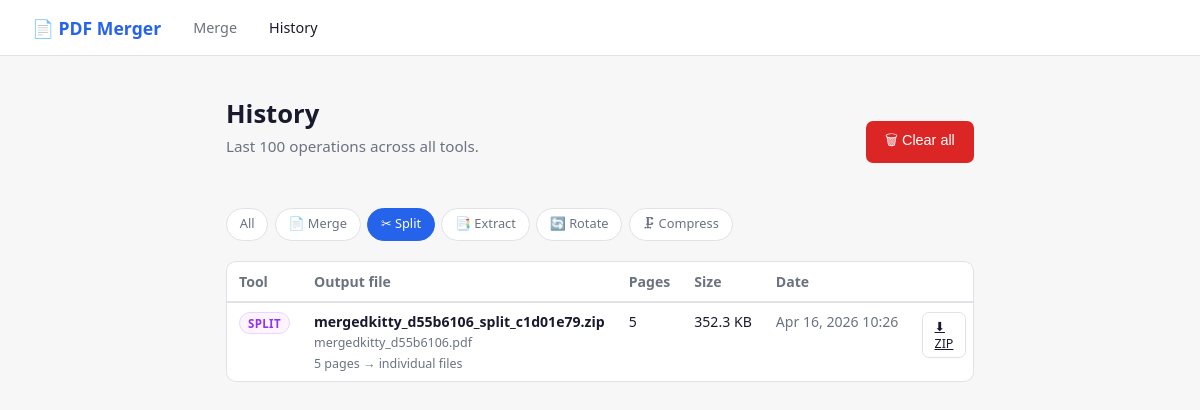
The page /history/?tool=split on the database its author committed.
### merger/models.py (models this page shows, shortened)
class Job(models.Model):
    tool            = models.CharField(max_length=20, choices=TOOL_CHOICES)
    output_filename = models.CharField(max_length=255)
    input_files     = models.TextField()          # comma-separated original names
    total_pages     = models.PositiveIntegerField(default=0)
    file_size_kb    = models.FloatField(default=0)
    output_path     = models.CharField(max_length=500)
    extra_info      = models.CharField(max_length=255, blank=True)  # e.g. "pages 5-10", "90°"
    created_at      = models.DateTimeField(auto_now_add=True)
    class Meta:
        ordering = ['-created_at']

### merger/views.py (the view)
# urls.py: path('history/',               views.history,       name='history'),
def history(request):
    tool = request.GET.get('tool', '')
    jobs = Job.objects.all()
    if tool:
        jobs = jobs.filter(tool=tool)
    jobs = jobs[:100]
    return render(request, 'merger/history.html', {'jobs': jobs, 'active_tool': tool})

### merger/templates/merger/history.html (shortened to what this page needs)
{% extends 'merger/base.html' %}
{% block content %}
<div class="top-row">
  <div>
    <h1>History</h1>
    <p class="subtitle">Last 100 operations across all tools.</p>
  </div>
  {% if jobs %}
  <form method="post" action="{% url 'clear_history' %}" onsubmit="return confirm('Delete all history and files?')">
    <button type="submit" class="btn btn-danger">🗑 Clear all</button>
  </form>
  {% endif %}
</div>
<div class="filter-row" style="margin-bottom:1.25rem">
  <a href="/history/" class="filter-btn {% if not active_tool %}active{% endif %}">All</a>
  <a href="/history/?tool=merge"    class="filter-btn {% if active_tool == 'merge'    %}active{% endif %}">📄 Merge</a>
  <a href="/history/?tool=split"    class="filter-btn {% if active_tool == 'split'    %}active{% endif %}">✂ Split</a>
  <a href="/history/?tool=extract"  class="filter-btn {% if active_tool == 'extract'  %}active{% endif %}">📑 Extract</a>
  <a href="/history/?tool=rotate"   class="filter-btn {% if active_tool == 'rotate'   %}active{% endif %}">🔄 Rotate</a>
  <a href="/history/?tool=compress" class="filter-btn {% if active_tool == 'compress' %}active{% endif %}">🗜 Compress</a>
</div>
<div class="card" style="padding:0;overflow:hidden">
{% if jobs %}
<table>
  <thead>
    <tr>
      <th>Tool</th>
      <th>Output file</th>
      <th>Pages</th>
      <th>Size</th>
      <th>Date</th>
      <th></th>
    </tr>
  </thead>
  <tbody>
  {% for job in jobs %}
    <tr>
      <td><span class="badge badge-{{ job.tool }}">{{ job.get_tool_display }}</span></td>
      <td>
        <strong>{{ job.output_filename }}</strong>
        <div class="sub">{{ job.input_files }}</div>
        {% if job.extra_info %}<div class="sub">{{ job.extra_info }}</div>{% endif %}
      </td>
      <td>{{ job.total_pages }}</td>
      <td style="white-space:nowrap">{{ job.file_size_kb }} KB</td>
      <td style="white-space:nowrap;color:var(--muted)">{{ job.created_at|date:"M d, Y H:i" }}</td>
      <td>
        {% if job.tool == 'split' %}
          <a href="{% url 'download_zip' job.pk %}" class="btn btn-ghost" style="padding:.3rem .7rem;font-size:.78rem">⬇ ZIP</a>
        {% else %}
          <a href="{% url 'download' job.pk %}" class="btn btn-ghost" style="padding:.3rem .7rem;font-size:.78rem">⬇ PDF</a>
        {% endif %}
      </td>
    </tr>
  {% endfor %}
  </tbody>
</table>
{% else %}
  <div class="empty">No operations yet. <a href="/">Try a tool →</a></div>
{% endif %}
</div>
{% endblock %}

### merger/templates/merger/base.html (style rules this page uses)
*, *::before, *::after { box-sizing: border-box; margin: 0; padding: 0; }
:root { --bg: #f7f7f8; --card: #ffffff; --border: #e2e2e6; --accent: #2563eb; --accent2: #1d4ed8; --danger: #dc2626; --success: #16a34a; --text: #1a1a2e; --muted: #6b7280; --radius: 10px; }
body { font-family: system-ui, sans-serif; background: var(--bg); color: var(--text); min-height: 100vh; }
h1 { font-size: 1.6rem; margin-bottom: .3rem; }
.subtitle { color: var(--muted); font-size: .95rem; margin-bottom: 2rem; }
.card { background: var(--card); border: 1px solid var(--border); border-radius: var(--radius); padding: 1.5rem; margin-bottom: 1.25rem; }
.btn { display: inline-flex; align-items: center; gap: .4rem; padding: .55rem 1.2rem; border-radius: 7px; font-size: .9rem; font-weight: 500; cursor: pointer; border: none; transition: background .15s; }
.btn-danger { background: var(--danger); color: #fff; }
.btn-ghost { background: transparent; border: 1px solid var(--border); color: var(--text); }

### merger/templates/merger/history.html (style rules this page uses)
table { width: 100%; border-collapse: collapse; font-size: .88rem; }
th { text-align: left; padding: .6rem .75rem; border-bottom: 2px solid var(--border); color: var(--muted); font-weight: 600; }
td { padding: .6rem .75rem; border-bottom: 1px solid var(--border); vertical-align: top; }
tr:last-child td { border-bottom: none; }
.badge { display: inline-block; font-size: .72rem; padding: .15rem .5rem; border-radius: 99px; font-weight: 600; text-transform: uppercase; letter-spacing: .03em; }
.badge-split { background:#fdf4ff; color:#9333ea; border:1px solid #e9d5ff; }
.sub { color: var(--muted); font-size: .78rem; margin-top: .2rem; }
.top-row { display:flex; align-items:center; justify-content:space-between; margin-bottom:1.25rem; flex-wrap:wrap; gap:.75rem; }
.filter-row { display:flex; gap:.4rem; flex-wrap:wrap; }
.filter-btn { padding:.3rem .8rem; border-radius:99px; border:1px solid var(--border); background:var(--card); font-size:.8rem; cursor:pointer; text-decoration:none; color:var(--muted); }
.filter-btn:hover, .filter-btn.active { background:var(--accent); color:#fff; border-color:var(--accent); }

### rows shown on the page
Job: tool "SPLIT", output_filename "mergedkitty_d55b6106_split_c1d01e79.zip", input_files "mergedkitty_d55b6106.pdf", extra_info "5 pages → individual files", total_pages "5", file_size_kb "352.3", created_at "Apr 16, 2026 10:26", shows "⬇ ZIP"
